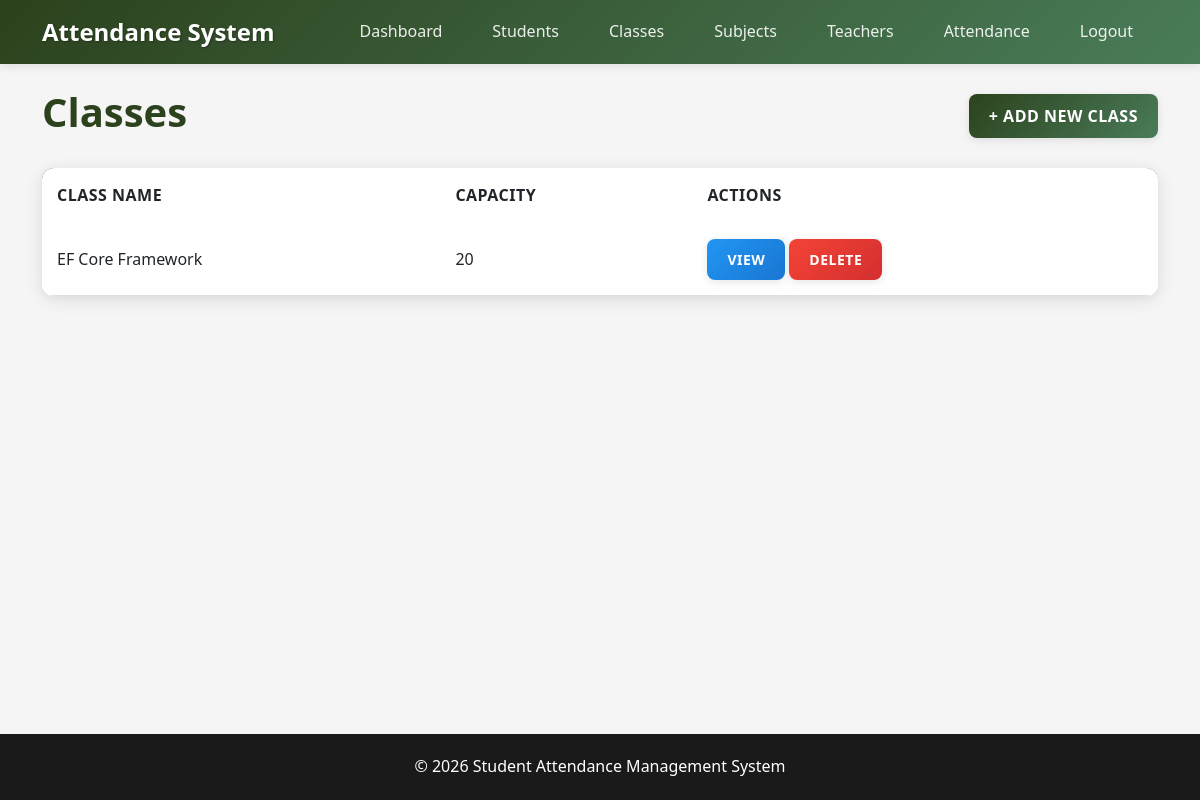
The app's page /classes/ (signed in), older data.
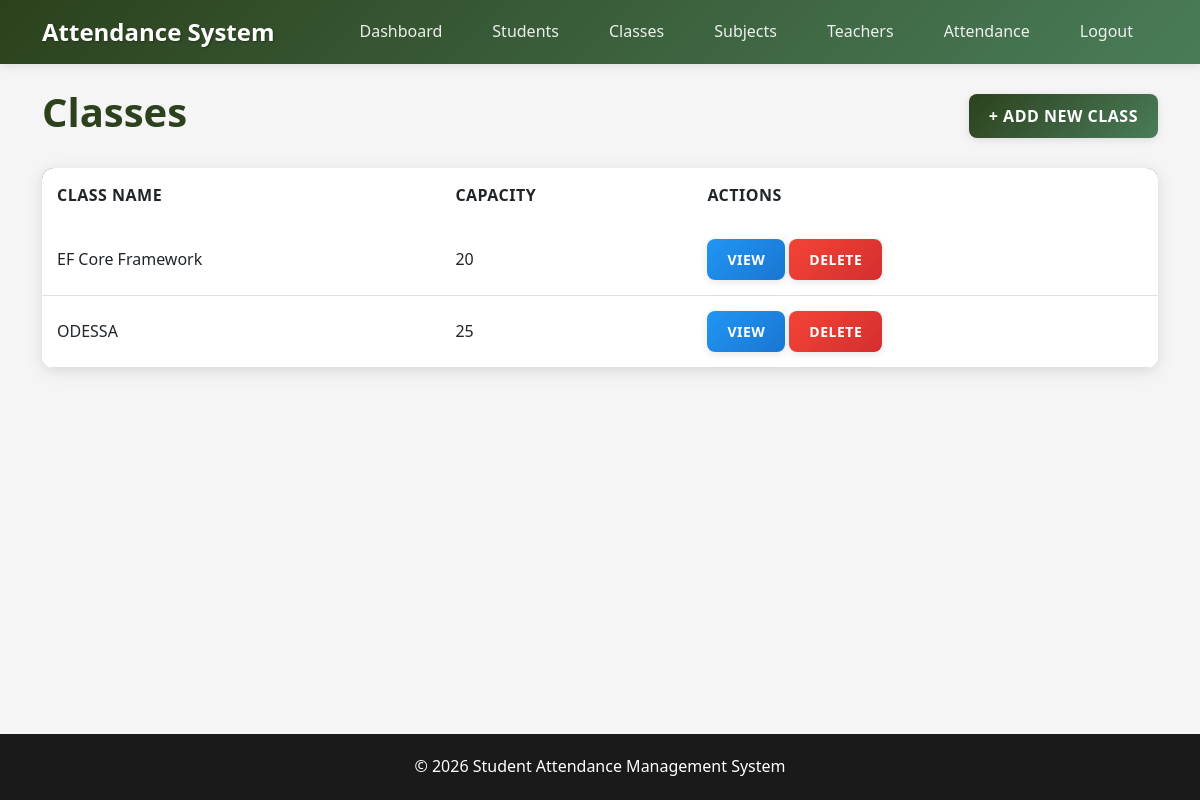
The same page, newer data.
### Attendance/models.py (models this page shows, shortened)
class Class(models.Model):
    class_name = models.CharField(max_length=50, unique=True)
    capacity = models.IntegerField()

### Attendance/views.py (the view)
# urls.py: path('classes/', views.class_list, name='class_list'),
@login_required
def class_list(request):
    classes = Class.objects.all()
    return render(request, 'classes/list.html', {'classes': classes})

### Templates/classes/list.html
{% extends 'base.html' %}
{% block content %}
<div class="d-flex justify-content-between align-items-center mb-4">
    <h1 class="text-primary-custom">Classes</h1>
    <a href="{% url 'class_create' %}" class="btn btn-primary">+ Add New Class</a>
</div>
<div class="card">
    <div class="card-body p-0">
        <table class="table mb-0">
            <thead>
                <tr>
                    <th>Class Name</th>
                    <th>Capacity</th>
                    <th>Actions</th>
                </tr>
            </thead>
            <tbody>
                {% for class_room in classes %}
                <tr>
                    <td>{{ class_room.class_name }}</td>
                    <td>{{ class_room.capacity }}</td>
                    <td class="d-flex gap-1">
                        <a href="{% url 'class_detail' pk=class_room.id %}" class="btn btn-sm btn-info">View</a>
                        <a href="{% url 'class_delete' pk=class_room.id %}" class="btn btn-sm btn-danger">Delete</a>
                    </td>
                </tr>
                {% empty %}
                <tr>
                    <td colspan="3" class="text-center text-secondary py-4">No classes found. <a href="{% url 'class_create' %}">Add one now.</a></td>
                </tr>
                {% endfor %}
            </tbody>
        </table>
    </div>
</div>
{% endblock %}

Row changes from the older to the newer data that the page shows:
added Class: class_name "ODESSA", capacity "25"
